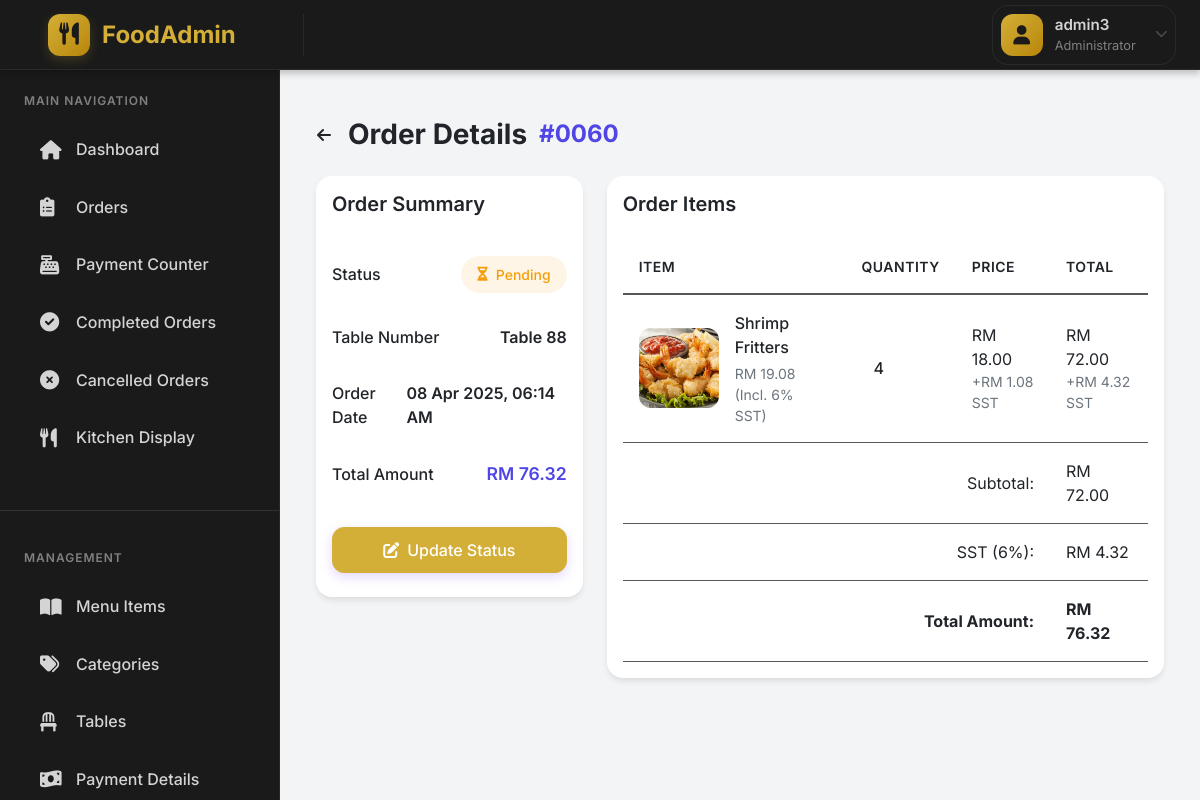
The app's page /admin/order_details.php?id=60 (signed in) with its own data.
### tables this page shows
CREATE TABLE `orders` (
  `id` int(11) NOT NULL,
  `table_id` int(11) DEFAULT NULL,
  `status` enum('pending','processing','completed','cancelled') DEFAULT 'pending',
  `total_amount` decimal(10,2) DEFAULT 0.00,
  `created_at` timestamp NULL DEFAULT current_timestamp()
);

CREATE TABLE `tables` (
  `id` int(11) NOT NULL,
  `table_number` int(11) NOT NULL,
  `status` enum('active','inactive') DEFAULT 'active',
  `created_at` timestamp NULL DEFAULT current_timestamp()
);

CREATE TABLE `order_items` (
  `id` int(11) NOT NULL,
  `order_id` int(11) DEFAULT NULL,
  `menu_item_id` int(11) DEFAULT NULL,
  `quantity` int(11) DEFAULT NULL,
  `price` decimal(10,2) DEFAULT NULL,
  `created_at` timestamp NULL DEFAULT current_timestamp(),
  `special_instructions` text DEFAULT NULL
);

CREATE TABLE `menu_items` (
  `id` int(11) NOT NULL,
  `name` varchar(255) NOT NULL,
  `description` text DEFAULT NULL,
  `price` decimal(10,2) NOT NULL,
  `category` varchar(100) DEFAULT NULL,
  `status` enum('available','unavailable') DEFAULT 'available',
  `created_at` timestamp NULL DEFAULT current_timestamp(),
  `category_id` int(11) DEFAULT NULL,
  `image_path` varchar(255) DEFAULT NULL
);

### classes/Order.php (called while the page is built, shortened)
<?php
class Order extends Model {
    protected $conn;
    public function __construct($db) {
        $this->conn = $db;
    }
    public function getOrder($order_id) {
        try {
            $query = "SELECT o.*, t.table_number
                     FROM orders o
                     JOIN tables t ON o.table_id = t.id
                     WHERE o.id = ?";
            $stmt = $this->conn->prepare($query);
            $stmt->execute([$order_id]);
            $order = $stmt->fetch(PDO::FETCH_ASSOC);
            $query = "SELECT oi.*, mi.name, mi.image_path
                     FROM order_items oi
                     JOIN menu_items mi ON oi.menu_item_id = mi.id
                     WHERE oi.order_id = ?";
            $stmt = $this->conn->prepare($query);
            $stmt->execute([$order_id]);
            $order['items'] = $stmt->fetchAll(PDO::FETCH_ASSOC);
            return $order;
        } catch (Exception $e) {
            error_log("Error getting order: " . $e->getMessage());
            return null;
        }
    }
}
?>

### admin/order_details.php (the view, shortened to what this page needs)
<?php
require_once(__DIR__ . '/../classes/Order.php');
$database = new Database();
$db = $database->getConnection();
$orderModel = new Order($db);
$order_id = isset($_GET['id']) ? $_GET['id'] : null;
$order = $orderModel->getOrder($order_id);
?>
<div class="container-fluid py-4">
    <div class="d-flex align-items-center mb-4">
        <a href="orders.php" class="btn btn-link text-dark p-0 me-3">
            <i class="fas fa-arrow-left"></i>
        </a>
        <h1 class="page-title mb-0">
            Order Details
            <span class="order-number">#<?php echo str_pad($order_id, 4, '0', STR_PAD_LEFT); ?></span>
        </h1>
    </div>
    <div class="row">
        <div class="col-lg-4 mb-4">
            <div class="card order-summary">
                <div class="card-body">
                    <h5 class="card-title mb-4">Order Summary</h5>
                    <div class="summary-item">
                        <span class="label">Status</span>
                        <span class="status-badge <?php echo $order['status']; ?>">
                            <i class="fas fa-<?php
                                echo match($order['status']) {
                                    'completed' => 'check-circle',
                                    'processing' => 'clock',
                                    'pending' => 'hourglass',
                                    'cancelled' => 'times-circle',
                                    default => 'info-circle'
                                };
                            ?>"></i>
                            <?php echo ucfirst($order['status']); ?>
                        </span>
                    </div>
                    <div class="summary-item">
                        <span class="label">Table Number</span>
                        <span class="value">Table <?php echo htmlspecialchars($order['table_number']); ?></span>
                                </div>
                    <div class="summary-item">
                        <span class="label">Order Date</span>
                        <span class="value"><?php echo date('d M Y, h:i A', strtotime($order['created_at'])); ?></span>
                        </div>
                    <div class="summary-item">
                        <span class="label">Total Amount</span>
                        <span class="value amount">RM <?php echo number_format($order['total_amount'], 2); ?></span>
                        </div>
                    <?php if ($order['status'] === 'pending' || $order['status'] === 'processing'): ?>
                    <div class="mt-4">
                        <button type="button" class="btn btn-primary w-100 mb-2"
                                data-bs-toggle="modal" data-bs-target="#updateStatusModal">
                            <i class="fas fa-edit me-2"></i>Update Status
                        </button>
                    </div>
                    <?php endif; ?>
                </div>
            </div>
        </div>
        <div class="col-lg-8 mb-4">
            <div class="card order-items">
                <div class="card-body">
                    <h5 class="card-title mb-4">Order Items</h5>
                    <div class="table-responsive">
                        <table class="table items-table">
                            <thead>
                                <tr>
                                    <th>Item</th>
                                    <th>Quantity</th>
                                    <th>Price</th>
                                    <th>Total</th>
                                </tr>
                            </thead>
                            <tbody>
                                <?php foreach ($order['items'] as $item): ?>
                                <tr>
                                    <td>
                                        <div class="d-flex align-items-center">
                                        <div class="item-image">
                                                <?php if (!empty($item['image_path'])):
                                                    $image_path = str_replace('uploads/menu_items/', '', $item['image_path']);
                                                ?>
                                                <img src="/food1/uploads/menu_items/<?php echo htmlspecialchars($image_path); ?>"
                                                     alt="<?php echo htmlspecialchars($item['name']); ?>">
                                            <?php else: ?>
                                                <i class="fas fa-utensils"></i>
                                            <?php endif; ?>
                                            </div>
                                            <div class="item-info">
                                                <div class="item-name"><?php echo htmlspecialchars($item['name']); ?></div>
                                                <div class="item-price text-muted small">RM <?php echo number_format($item['price'] * 1.06, 2); ?> (Incl. 6% SST)</div>
                                            </div>
                                        </div>
                                    </td>
                                    <td>
                                        <span class="quantity"><?php echo $item['quantity']; ?></span>
                                    </td>
                                    <td>
                                        <div>RM <?php echo number_format($item['price'], 2); ?></div>
                                        <div class="text-muted small">+RM <?php echo number_format($item['price'] * 0.06, 2); ?> SST</div>
                                    </td>
                                    <td>
                                        <div>RM <?php echo number_format($item['price'] * $item['quantity'], 2); ?></div>
                                        <div class="text-muted small">+RM <?php echo number_format($item['price'] * $item['quantity'] * 0.06, 2); ?> SST</div>
                                    </td>
                                </tr>
                                <?php endforeach; ?>
                            </tbody>
                            <tfoot>
                                <tr>
                                    <td colspan="3" class="text-end">Subtotal:</td>
                                    <td>RM <?php echo number_format($order['total_amount'] / 1.06, 2); ?></td>
                                </tr>
                                <tr>
                                    <td colspan="3" class="text-end">SST (6%):</td>
                                    <td>RM <?php echo number_format($order['total_amount'] - ($order['total_amount'] / 1.06), 2); ?></td>
                                </tr>
                                <tr>
                                    <td colspan="3" class="text-end fw-bold">Total Amount:</td>
                                    <td class="fw-bold">RM <?php echo number_format($order['total_amount'], 2); ?></td>
                                </tr>
                            </tfoot>
                        </table>
                    </div>
                </div>
            </div>
        </div>
    </div>
</div>
<?php
include 'includes/layout.php';
?>

### admin/includes/layout.php (style rules this page uses)
:root { --primary-color: #7C3AED; --primary-dark: #6D28D9; --primary-light: #8B5CF6; --success-color: #10B981; --warning-color: #F59E0B; --danger-color: #EF4444; --info-color: #3B82F6; --navbar-height: 70px; --sidebar-width: 280px; --body-bg: #F3F4F6; --card-bg: #FFFFFF; --text-primary: #1F2937; --text-secondary: #4B5563; --text-muted: #9CA3AF; --border-color: rgba(124, 58, 237, 0.1); }
body { min-height: 100vh; background: var(--body-bg); padding-top: var(--navbar-height); font-family: 'Inter', sans-serif; }
.card { border: none; box-shadow: 0 4px 6px rgba(0, 0, 0, 0.05); border-radius: 16px; transition: all 0.3s ease; border: 1px solid var(--border-color); }
.btn { border-radius: 12px; padding: 0.625rem 1.25rem; font-weight: 500; transition: all 0.3s ease; }
.btn-primary { background: var(--primary-color); border-color: var(--primary-color); box-shadow: 0 4px 12px rgba(124, 58, 237, 0.2); }
.table { border-collapse: separate; border-spacing: 0; }
.table th { background: var(--body-bg); border-bottom: 2px solid var(--border-color); color: var(--text-secondary); font-weight: 600; text-transform: uppercase; font-size: 0.75rem; letter-spacing: 0.5px; }
.table td { border-bottom: 1px solid var(--border-color); vertical-align: middle; }
.table tbody tr { transition: all 0.3s ease; }

### admin/includes/navbar.php (style rules this page uses)
:root { --navbar-bg: #1a1a1a; --card-bg: #1a1a1a; --primary-color: #d4af37; --primary-dark: #b8860b; --text-primary: #d4d4d4; --text-secondary: #808080; --text-muted: #4a4a4a; --border-color: rgba(45, 45, 45, 0.8); --danger-color: #8b0000; }

### admin/order_details.php (style rules this page uses)
:root { --primary: #4f46e5; --success: #10b981; --warning: #f59e0b; --danger: #ef4444; --info: #3b82f6; }
.page-title { font-size: 1.75rem; font-weight: 700; color: var(--gray-800); display: flex; align-items: center; gap: 0.75rem; }
.order-number { color: var(--primary); font-size: 1.5rem; }
.card { border: none; border-radius: 16px; box-shadow: 0 4px 6px -1px rgba(0, 0, 0, 0.1); background: white; }
.card-title { font-size: 1.25rem; font-weight: 600; color: var(--gray-800); }
.order-summary .summary-item { display: flex; justify-content: space-between; align-items: center; padding: 1rem 0; border-bottom: 1px solid var(--gray-200); }
.summary-item .label { color: var(--gray-600); font-weight: 500; }
.summary-item .value { font-weight: 600; color: var(--gray-800); }
.summary-item .amount { font-size: 1.1rem; color: var(--primary); }
.status-badge { display: inline-flex; align-items: center; gap: 0.5rem; padding: 0.5rem 1rem; border-radius: 20px; font-weight: 500; font-size: 0.875rem; }
.status-badge.pending { background: rgba(245, 158, 11, 0.1); color: var(--warning); }
.items-table { margin: 0; }
.items-table th { background: var(--gray-50); padding: 1rem; font-weight: 600; color: var(--gray-600); font-size: 0.875rem; text-transform: uppercase; letter-spacing: 0.5px; }
.items-table td { padding: 1rem; vertical-align: middle; }
.item-image { width: 80px; height: 80px; border-radius: 12px; background: var(--gray-100); display: flex; align-items: center; justify-content: center; margin-right: 1rem; overflow: hidden; }
.item-image img { width: 100%; height: 100%; object-fit: cover; }
.item-info { flex: 1; }
.item-name { font-weight: 500; color: var(--gray-800); margin-bottom: 0.25rem; }
.quantity { background: var(--gray-100); padding: 0.25rem 0.75rem; border-radius: 20px; font-weight: 500; color: var(--gray-700); }
.btn-link { text-decoration: none; }

### records on screen
orders: status "Pending", table.table_number "88", created_at "08 Apr 2025, 06:14 AM", total_amount "76.32", $order['total_amount']/1.06 "72.00", $order['total_amount']-($order['total_amount']/1.06) "4.32"
order_items: menu_item.image_path (picture), menu_item.name "Shrimp Fritters", $item['price']*1.06 "19.08", quantity "4", price "18.00", $item['price']*0.06 "1.08", $item['price'] * $item['quantity'] "72.00", $item['price'] * $item['quantity'] * 0.06 "4.32"

### other values on screen
$_SESSION['admin_username'] "admin3"
str_pad($order_id, 4, '0', STR_PAD_LEFT) "0060"
